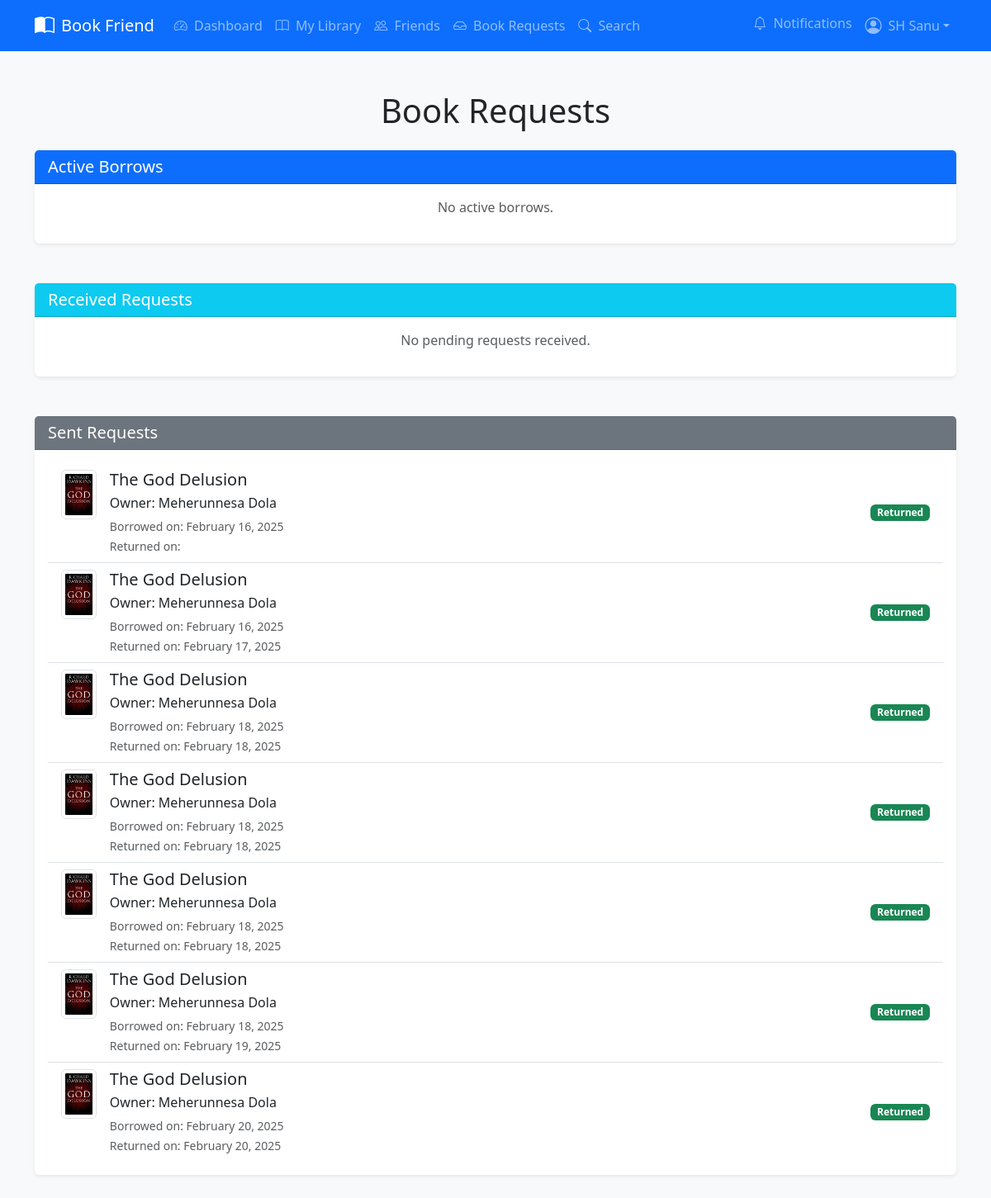
/books/requests/ (signed in), run on an earlier commit of the app's database.
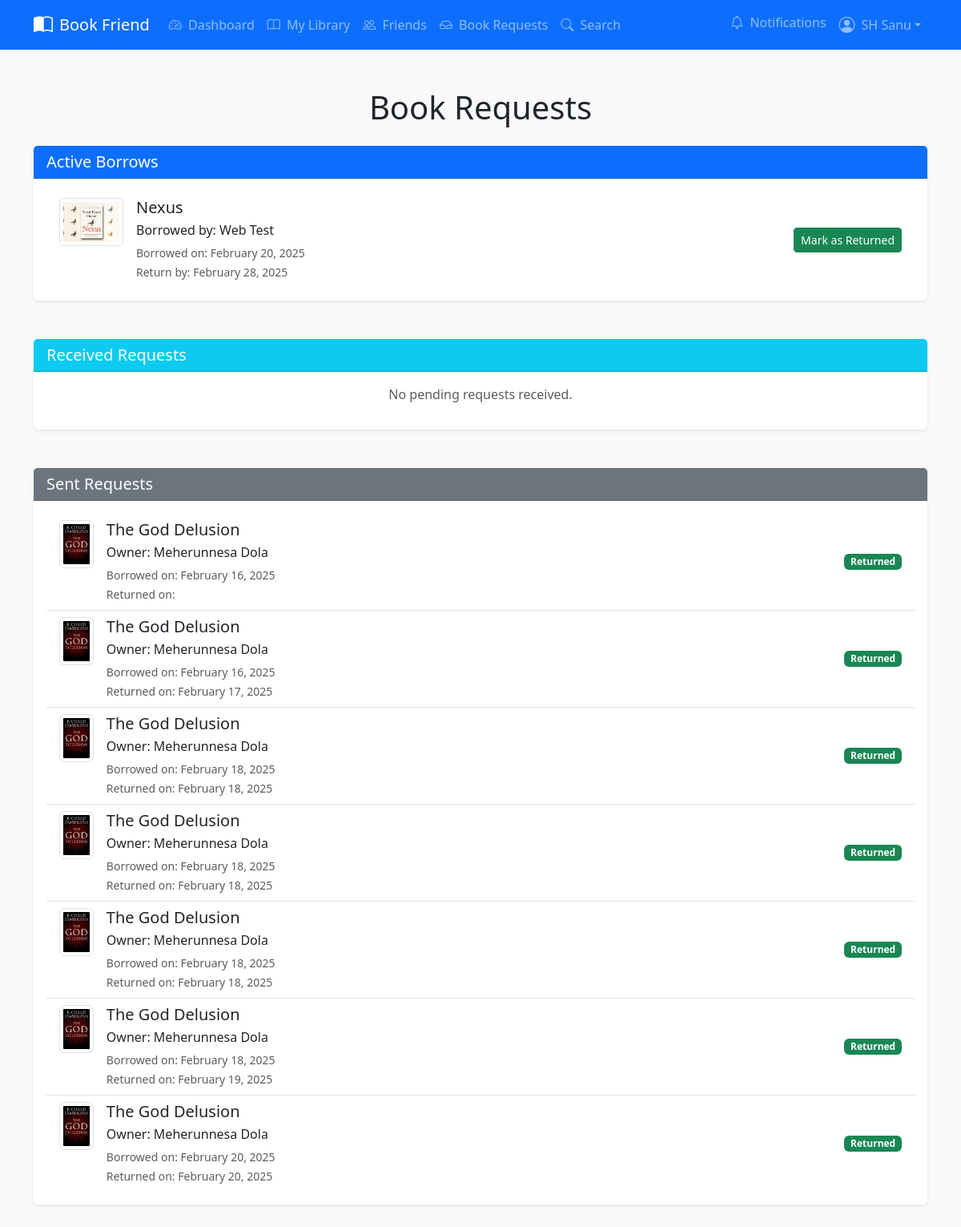
And on a later commit of the database.
### Core/models.py (models this page shows, shortened)
class BookRequest(models.Model):
    STATUS_CHOICES = [
        ('pending', 'Pending'),
        ('accepted', 'Accepted'),
        ('declined', 'Declined'),
        ('returned', 'Returned'),
    ]
    book = models.ForeignKey(Book, on_delete=models.CASCADE)
    borrower = models.ForeignKey(User, related_name='book_requests_sent', on_delete=models.CASCADE)
    return_date = models.DateField()
    status = models.CharField(max_length=20, choices=STATUS_CHOICES, default='pending')
    created_at = models.DateTimeField(auto_now_add=True)
    returned_at = models.DateTimeField(null=True, blank=True)

class Book(models.Model):
    CONDITION_CHOICES = [
        ('new', 'New'),
        ('like_new', 'Like New'),
        ('good', 'Good'),
        ('fair', 'Fair'),
        ('poor', 'Poor'),
    ]
    owner = models.ForeignKey(User, on_delete=models.CASCADE)
    title = models.CharField(max_length=200)
    author = models.CharField(max_length=200)
    genre = models.CharField(max_length=100)
    condition = models.CharField(max_length=20, choices=CONDITION_CHOICES)
    cover_image = models.ImageField(upload_to='book_covers/', blank=True)
    description = models.TextField(blank=True)
    available = models.BooleanField(default=True)
    created_at = models.DateTimeField(auto_now_add=True)

### Core/views.py (the view)
# urls.py: path("books/requests/", views.book_requests, name="book_requests"),
@login_required
def book_requests(request):
    received_requests = BookRequest.objects.filter(
        book__owner=request.user, status="pending"
    ).select_related("book", "borrower")
    sent_pending_requests = BookRequest.objects.filter(
        borrower=request.user,
        status="pending"
    ).select_related("book", "book__owner")
    sent_returned_requests = BookRequest.objects.filter(
        borrower=request.user,
        status="returned"
    ).select_related("book", "book__owner")
    active_borrows = BookRequest.objects.filter(
        (Q(book__owner=request.user) | Q(borrower=request.user)),
        status="accepted"
    ).select_related("book", "borrower", "book__owner")
    context = {
        "received_requests": received_requests,
        "sent_pending_requests": sent_pending_requests,
        "sent_returned_requests": sent_returned_requests,
        "active_borrows": active_borrows,
    }
    return render(request, "core/books/requests.html", context)

### Core/context_processors.py (called while the page is built)
def notification_count(request):
    if request.user.is_authenticated:
        unread_count = Notification.objects.filter(user=request.user, read=False).count()
        return {'unread_notifications': unread_count}
    return {'unread_notifications': 0}

### templates/core/books/requests.html (shortened to what this page needs)
{% extends 'core/base.html' %}
{% load static %}
{% block content %}
<div class="container my-5">
    <h1 class="mb-4 text-center">Book Requests</h1>
    <section class="mb-5">
        <div class="card shadow-sm">
            <div class="card-header bg-primary text-white">
                <h2 class="h5 mb-0">Active Borrows</h2>
            </div>
            <div class="card-body">
                {% if active_borrows %}
                    <div class="list-group list-group-flush">
                        {% for borrow in active_borrows %}
                            <div class="list-group-item">
                                <div class="d-flex justify-content-between align-items-center">
                                    <div class="d-flex">
                                        <a href="{% url 'core:book_detail' borrow.book.id %}" class="text-decoration-none">
                                            <img src="{{ borrow.book.cover_image.url }}" alt="{{ borrow.book.title }} Cover" class="book-cover-small img-thumbnail me-3" style="max-width: 80px; max-height: 120px; object-fit: cover;">
                                        </a>
                                        <div>
                                            <h5 class="mb-1"><a href="{% url 'core:book_detail' borrow.book.id %}" class="text-decoration-none text-dark">{{ borrow.book.title }}</a></h5>
                                            {% if borrow.borrower == request.user %}
                                                <p class="mb-1">Borrowed from: <a href="{% url 'core:profile' borrow.book.owner.username %}" class="text-decoration-none text-dark">{{ borrow.book.owner.get_full_name }}</a></p>
                                            {% else %}
                                                <p class="mb-1">Borrowed by: <a href="{% url 'core:profile' borrow.borrower.username %}" class="text-decoration-none text-dark">{{ borrow.borrower.get_full_name }}</a></p>
                                            {% endif %}
                                            <small class="text-muted">Borrowed on: {{ borrow.created_at|date:"F d, Y" }}</small><br>
                                            <small class="text-muted">Return by: {{ borrow.return_date|date:"F d, Y" }}</small>
                                        </div>
                                    </div>
                                    {% if request.user == borrow.book.owner %}
                                    <form method="post" action="{% url 'core:book_return' borrow.id %}">
                                        <button type="submit" class="btn btn-success btn-sm">Mark as Returned</button>
                                    </form>
                                    {% endif %}
                                </div>
                            </div>
                        {% endfor %}
                    </div>
                {% else %}
                    <p class="text-muted text-center">No active borrows.</p>
                {% endif %}
            </div>
        </div>
    </section>
    <section class="mb-5">
        <div class="card shadow-sm">
            <div class="card-header bg-info text-white">
                <h2 class="h5 mb-0">Received Requests</h2>
            </div>
            <div class="card-body">
                {% if received_requests %}
                    <div class="list-group list-group-flush">
                        {% for request in received_requests %}
                            <div class="list-group-item">
                                <div class="d-flex justify-content-between align-items-center">
                                    <div class="d-flex">
                                        <img src="{{ request.book.cover_image.url }}" alt="{{ request.book.title }} Cover" class="book-cover-small img-thumbnail me-3" style="max-width: 80px; max-height: 120px; object-fit: cover;">
                                        <div>
                                            <h5 class="mb-1">{{ request.book.title }}</h5>
                                            <p class="mb-1">Requested by: {{ request.borrower.get_full_name }}</p>
                                            <small class="text-muted">Requested on: {{ request.created_at|date:"F d, Y" }}</small><br>
                                            <small class="text-muted">Return by: {{ request.return_date|date:"F d, Y" }}</small>
                                        </div>
                                    </div>
                                    <div class="btn-group">
                                        <form method="post" action="{% url 'core:book_request_accept' request.id %}" class="d-inline">
                                            {% csrf_token %}
                                            <button type="submit" class="btn btn-success btn-sm">Accept</button>
                                        </form>
                                        <form method="post" action="{% url 'core:book_request_decline' request.id %}" class="d-inline ms-2">
                                            {% csrf_token %}
                                            <button type="submit" class="btn btn-danger btn-sm">Decline</button>
                                        </form>
                                    </div>
                                </div>
                            </div>
                        {% endfor %}
                    </div>
                {% else %}
                    <p class="text-muted text-center">No pending requests received.</p>
                {% endif %}
            </div>
        </div>
    </section>
    <section>
        <div class="card shadow-sm">
            <div class="card-header bg-secondary text-white">
                <h2 class="h5 mb-0">Sent Requests</h2>
            </div>
            <div class="card-body">
                {% if sent_pending_requests or sent_returned_requests %}
                    <div class="list-group list-group-flush">
                        {% for request in sent_returned_requests %}
                            <div class="list-group-item">
                                <div class="d-flex justify-content-between align-items-center">
                                    <div class="d-flex">
                                        <img src="{{ request.book.cover_image.url }}" alt="{{ request.book.title }} Cover" class="book-cover-small img-thumbnail me-3" style="max-width: 80px; max-height: 120px; object-fit: cover;">
                                        <div>
                                            <h5 class="mb-1"><a href="{% url 'core:book_detail' request.book.id %}" class="text-decoration-none text-dark">{{ request.book.title }}</a></h5>
                                            <p class="mb-1">Owner: {{ request.book.owner.get_full_name }}</p>
                                            <small class="text-muted">Borrowed on: {{ request.created_at|date:"F d, Y" }}</small><br>
                                            <small class="text-muted">Returned on: {{ request.returned_at|date:"F d, Y" }}</small>
                                        </div>
                                    </div>
                                    <span class="badge bg-success">Returned</span>
                                </div>
                            </div>
                        {% endfor %}
                    </div>
                {% else %}
                    <p class="text-muted text-center">No requests sent.</p>
                {% endif %}
            </div>
        </div>
    </section>
</div>
{% endblock %}

### templates/core/base.html (shortened to what this page needs)
{% load static %}
<!DOCTYPE html>
<html lang="en">
<head>
    <link href="https://cdn.jsdelivr.net/npm/bootstrap@5.3.0/dist/css/bootstrap.min.css" rel="stylesheet">
    <link rel="stylesheet" href="https://cdn.jsdelivr.net/npm/bootstrap-icons@1.11.1/font/bootstrap-icons.css">
    <link rel="stylesheet" href="/static/core/css/style.css">
</head>
<body>
    {% block navbar %}
        {% include 'core/includes/navbar.html' %}
    {% endblock %}
    <div class="container-fluid mt-4">
        {% block content %}{% endblock %}
    </div>
</body>
</html>

### templates/core/includes/navbar.html (shortened to what this page needs)
<nav class="navbar navbar-expand-lg navbar-dark bg-primary">
    <div class="container">
      <a class="navbar-brand d-flex align-items-center" href="{% url 'core:landing' %}">
        <i class="bi bi-book-half me-2 fs-4"></i>
        Book Friend
      </a>
      <div class="collapse navbar-collapse" id="navbarNav">
        {% if user.is_authenticated %}
          <ul class="navbar-nav me-auto">
            <li class="nav-item">
              <a class="nav-link" href="{% url 'core:dashboard' %}">
                <i class="bi bi-speedometer2 me-1"></i> Dashboard
              </a>
            </li>
            <li class="nav-item">
              <a class="nav-link" href="{% url 'core:library' username=user.username %}">
                <i class="bi bi-book me-1"></i> My Library
              </a>
            </li>
            <li class="nav-item">
              <a class="nav-link" href="{% url 'core:friends_list' %}">
                <i class="bi bi-people me-1"></i> Friends
              </a>
            </li>
            <li class="nav-item">
              <a class="nav-link" href="{% url 'core:book_requests' %}">
                <i class="bi bi-inbox me-1"></i> Book Requests
              </a>
            </li>
            <li class="nav-item">
              <a class="nav-link" href="{% url 'core:search' %}">
                <i class="bi bi-search me-1"></i> Search
              </a>
            </li>
          </ul>
          <ul class="navbar-nav">
            <li class="nav-item">
              <a class="nav-link position-relative" href="{% url 'core:notifications' %}">
                <i class="bi bi-bell me-1"></i> Notifications
              </a>
            </li>
            <li class="nav-item dropdown">
              <a
                class="nav-link dropdown-toggle d-flex align-items-center"
                href="#"
                role="button"
                data-bs-toggle="dropdown"
                aria-expanded="false"
              >
                <i class="bi bi-person-circle fs-5 me-2"></i>
                {{ user.get_full_name }}
              </a>
            </li>
          </ul>
        {% endif %}
      </div>
    </div>
  </nav>

### static/core/css/style.css (style rules this page uses)
body { background-color: #f8f9fa; }
.card { box-shadow: 0 2px 4px rgba(0,0,0,0.1); border: none; }
.book-cover-small { height: 60px; width: auto; object-fit: contain; display: block; margin-right: 10px; }

What changed in the data, as far as the page shows it:
added BookRequest: book.cover_image (picture), book "Nexus", borrower.get_full_name "Web Test", created_at "February 20, 2025", return_date "February 28, 2025", shows "Mark as Returned", shown under "Active Borrows"
Also different on the page:
text no longer shown: "No active borrows."
